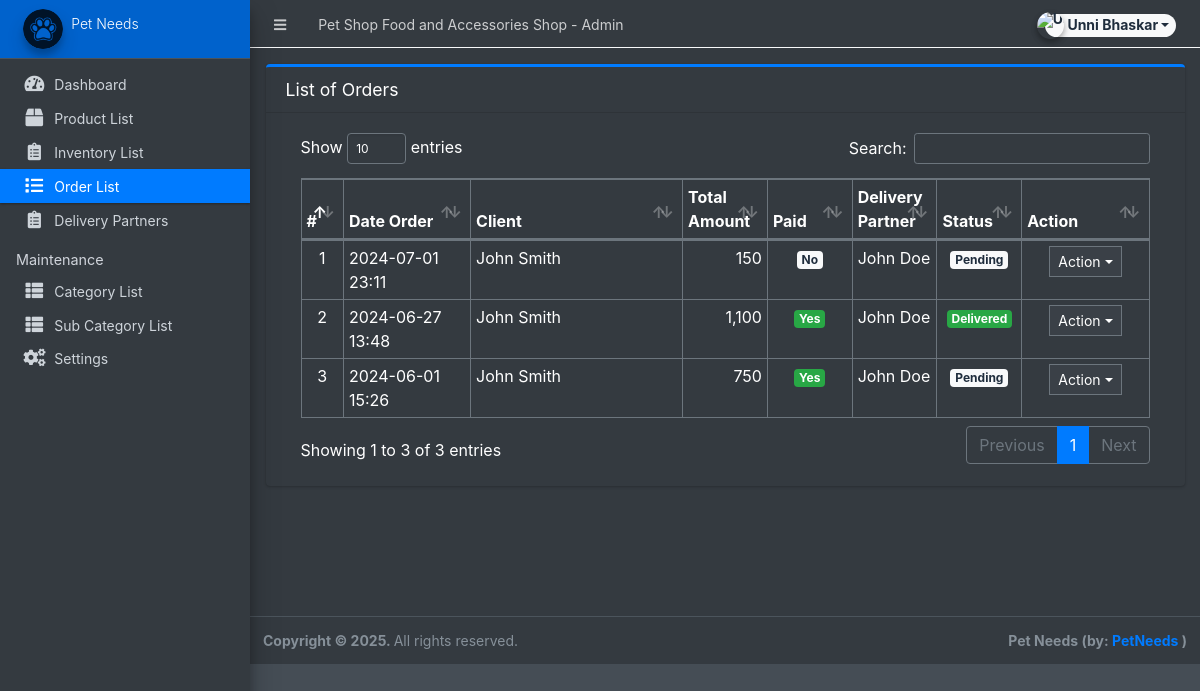
The app's page /admin/?page=orders (signed in) with its own data.
### tables this page shows
CREATE TABLE `orders` (
  `id` int NOT NULL,
  `client_id` int NOT NULL,
  `delivery_address` text NOT NULL,
  `delivery_partner_id` int NOT NULL,
  `payment_method` varchar(100) NOT NULL,
  `amount` double NOT NULL,
  `status` tinyint NOT NULL DEFAULT '0',
  `paid` tinyint(1) NOT NULL DEFAULT '0',
  `date_created` datetime NOT NULL DEFAULT CURRENT_TIMESTAMP,
  `date_updated` datetime DEFAULT NULL ON UPDATE CURRENT_TIMESTAMP
);

### admin/orders/index.php (the view, shortened to what this page needs)
<div class="card card-outline card-primary">
	<div class="card-header">
		<h3 class="card-title">List of Orders</h3>
	</div>
	<div class="card-body">
		<div class="container-fluid">
        <div class="container-fluid">
			<table class="table table-bordered table-stripped">
				<colgroup>
					<col width="5%">
					<col width="15%">
					<col width="25%">
					<col width="10%">
					<col width="10%">
					<col width="10%">
					<col width="10%">
					<col width="15%">
				</colgroup>
				<thead>
					<tr>
						<th>#</th>
						<th>Date Order</th>
						<th>Client</th>
						<th>Total Amount</th>
						<th>Paid</th>
						<th>Delivery Partner</th>
						<th>Status</th>
						<th>Action</th>
					</tr>
				</thead>
				<tbody>
					<?php
					$i = 1;
						$qry = $conn->query("SELECT o.*,concat(c.firstname,' ',c.lastname) as client, concat(d.first_name,' ',d.last_name) as delivery_partner from `orders` o inner join clients c on c.id = o.client_id left join delivery_partners d on d.id = o.delivery_partner_id order by unix_timestamp(o.date_created) desc ");
						while($row = $qry->fetch_assoc()):
					?>
						<tr>
							<td class="text-center"><?php echo $i++; ?></td>
							<td><?php echo date("Y-m-d H:i",strtotime($row['date_created'])) ?></td>
							<td><?php echo $row['client'] ?></td>
							<td class="text-right"><?php echo number_format($row['amount']) ?></td>
							<td class="text-center">
                                <?php if($row['paid'] == 0): ?>
                                    <span class="badge badge-light">No</span>
                                <?php else: ?>
                                    <span class="badge badge-success">Yes</span>
                                <?php endif; ?>
                            </td>
							<td><?php echo $row['delivery_partner'] ?></td>
							<td class="text-center">
                                <?php if($row['status'] == 0): ?>
                                    <span class="badge badge-light">Pending</span>
                                <?php elseif($row['status'] == 1): ?>
                                    <span class="badge badge-primary">Packed</span>
								<?php elseif($row['status'] == 2): ?>
                                    <span class="badge badge-warning">Out for Delivery</span>
								<?php elseif($row['status'] == 3): ?>
                                    <span class="badge badge-success">Delivered</span>
                                <?php else: ?>
                                    <span class="badge badge-danger">Cancelled</span>
                                <?php endif; ?>
                            </td>
							<td align="center">
								 <button type="button" class="btn btn-flat btn-default btn-sm dropdown-toggle dropdown-icon" data-toggle="dropdown">
				                  		Action
				                  </button>
							</td>
						</tr>
					<?php endwhile; ?>
				</tbody>
			</table>
		</div>
		</div>
	</div>
</div>

### records on screen
orders: date_created "2024-07-01 23:11", client "John Smith", amount "150", paid "No", delivery_partner "John Doe", status "Pending"
orders: date_created "2024-06-27 13:48", client "John Smith", amount "1,100", paid "Yes", delivery_partner "John Doe", status "Delivered"
orders: date_created "2024-06-01 15:26", client "John Smith", amount "750", paid "Yes", delivery_partner "John Doe", status "Pending"

### other values on screen
$_settings->info('name') "Pet Shop Food and Accessories Shop"
$_settings->userdata('firstname').' '.$_settings->userdata('lastname') "Unni Bhaskar"
$_settings->info('short_name') "Pet Needs"
